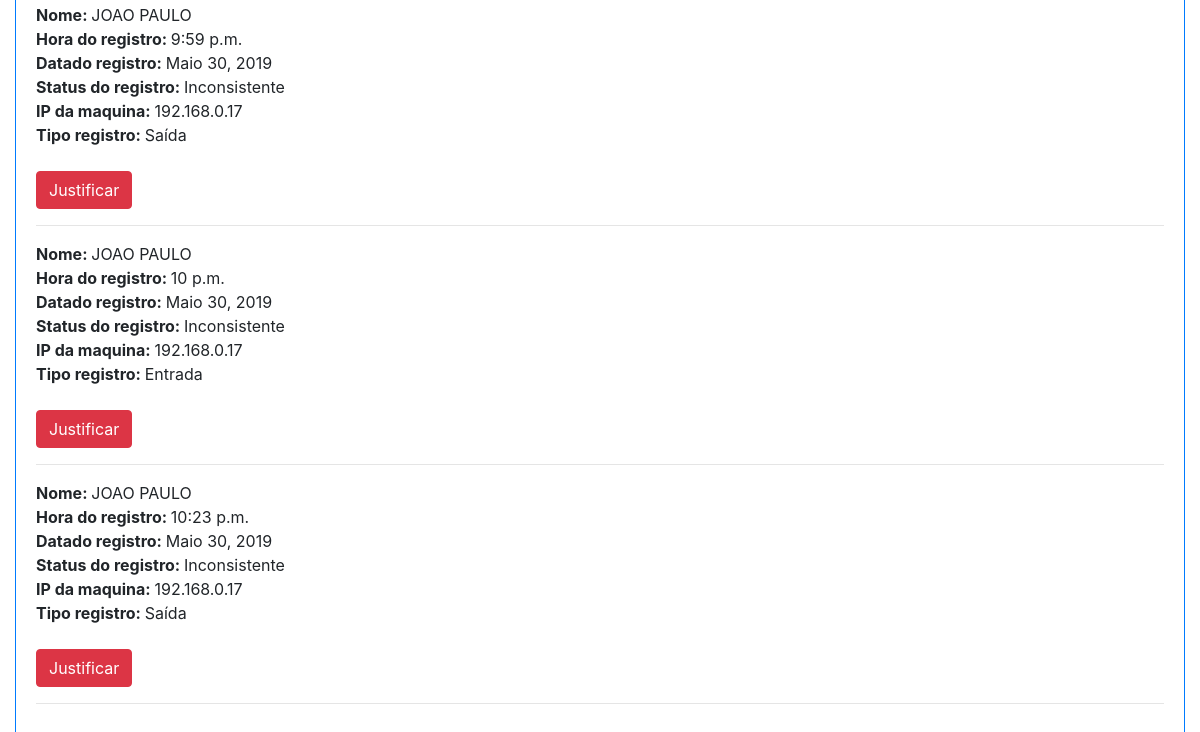
Before: /frequencia/ (signed in, lower part) with the older database file.
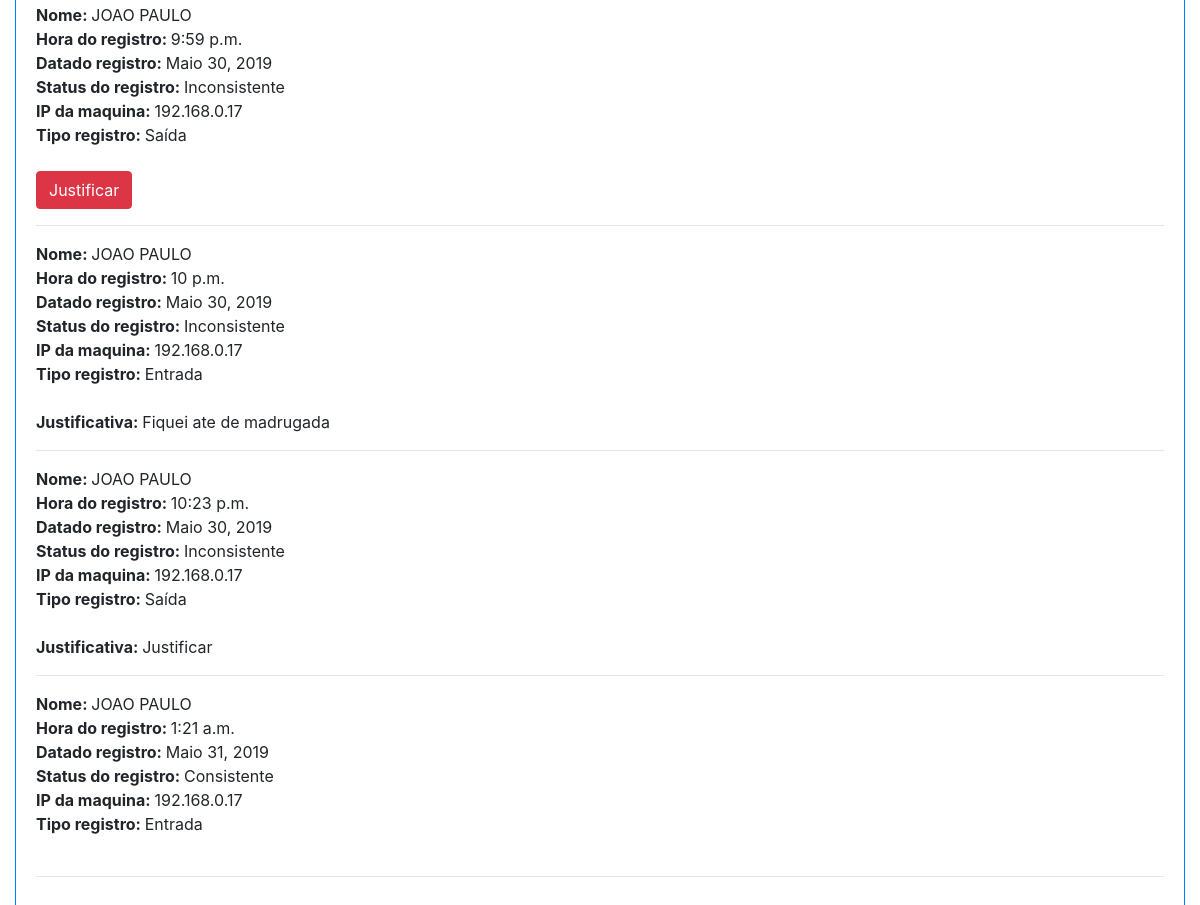
After: the same page with the newer database file.
### app_ponto/models.py (models this page shows, shortened)
class Frequencia(models.Model):
    funcionario = models.ForeignKey(Funcionario, on_delete=models.SET_NULL, blank=True, null=True, verbose_name='Funcionário')
    hora_ponto = models.TimeField('Hora de entrada 1', blank=True, null=True)
    tipo_ponto = models.ForeignKey(TipoPonto, on_delete=models.SET_NULL, blank=True, null=True, verbose_name='Tipo ponto')
    data_resgistro = models.DateField('Data do registro', auto_now_add=True, blank=True, null=True)
    status_ponto = models.ForeignKey(StatusPonto, on_delete=models.SET_NULL, blank=True, null=True, verbose_name='Status ponto')
    ip_registro = models.CharField(max_length=20, default=pegar_ip(), editable=False, blank=True, null=True)
    juntificativa = models.TextField(blank=True, null=True)

class Funcionario(models.Model):
    usuario = models.OneToOneField(User, on_delete=models.SET_NULL, blank=True, null=True, verbose_name='Usuário')
    lider = models.ForeignKey('Funcionario', on_delete=models.SET_NULL, blank=True, null=True, verbose_name='Chefe Imediato')
    cargo = models.ForeignKey(CargoFuncionario, on_delete=models.SET_NULL, blank=True, null=True, verbose_name='Cargo do funcionário')
    conf_hora = models.ForeignKey(ConfiguracaoHora, on_delete=models.SET_NULL, blank=True, null=True, verbose_name='Configuração da hora')
    nome = models.CharField('Nome do funcionário', max_length=128)

class StatusPonto(models.Model):
    descricao = models.CharField('Descrição', max_length=128)
    def __str__(self):
        return self.descricao

class TipoPonto(models.Model):
    descricao = models.CharField('Descrição', max_length=128)
    def __str__(self):
        return self.descricao

### app_ponto/views.py (the view)
# urls.py: path('frequencia/', lista_frequencia, name='frequencia'),
@login_required
def lista_frequencia(request):
    frequencia=Frequencia.objects.all()
    user = request.user
    return render(request, 'app_ponto/frequencia.html', {'frequencia': frequencia, 'user': user})

### app_ponto/templates/app_ponto/frequencia.html (shortened to what this page needs)
{% if user.is_authenticated %}
<!DOCTYPE html>
<html>
    <head>
        <link rel="stylesheet" href="https://stackpath.bootstrapcdn.com/bootstrap/4.3.1/css/bootstrap.min.css">
    </head>
    <body>
            <div class="container col-md-12" style="margin-top: 10px">
                <div class="card border-primary mb-3">
                    <div class="card-body">
                        <br>
                            <div>
								    {% for funcionario in frequencia %}
										{% if funcionario.funcionario.usuario == user %}
												<div>
                                                     <b>Nome: </b>{{ funcionario.funcionario.nome }}
                                                     <br>
                                                     <b>Hora do registro: </b>{{ funcionario.hora_ponto }}
													 <br>
                                                     <b>Datado registro: </b>{{ funcionario.data_resgistro }}
                                                     <br>
                                                     <b>Status do registro: </b>{{ funcionario.status_ponto }}
                                                     <br>
                                                     <b>IP da maquina: </b>{{ funcionario.ip_registro }}
                                                     <br>
													 <b>Tipo registro: </b> {{ funcionario.tipo_ponto }}
												 </div>
                                                    <br>
													{% if funcionario.status_ponto.descricao == "Inconsistente" %}
                                                        {% if funcionario.juntificativa == Null %}
		                                                    <a class="btn btn-danger" href="justificar/{{funcionario.pk}}" role="button">Justificar</a>
	                                                    {% endif %}
                                                    {% endif %}
                                                    {% if funcionario.juntificativa != Null %}
                                                        <p><b> Justificativa: </b>{{ funcionario.juntificativa }}</p>
                                                    {% endif %}
												<hr>
										{% endif %}
									{% endfor %}
                            </div>
                    </div>
                </div>
            </div>
    </body>
</html>
{% endif %}

Changed rows visible on the page:
changed Frequencia: juntificativa (not shown) → "Fiquei ate de madrugada"; juntificativa "Justificar" → "Justificativa:"
changed Frequencia: juntificativa (not shown) → "Justificar"; juntificativa "Justificar" → "Justificativa:"
added Frequencia: funcionario.nome "JOAO PAULO", hora_ponto "1:21 a.m.", data_resgistro "Maio 31, 2019", status_ponto "Consistente", ip_registro "192.168.0.17", tipo_ponto "Entrada"
